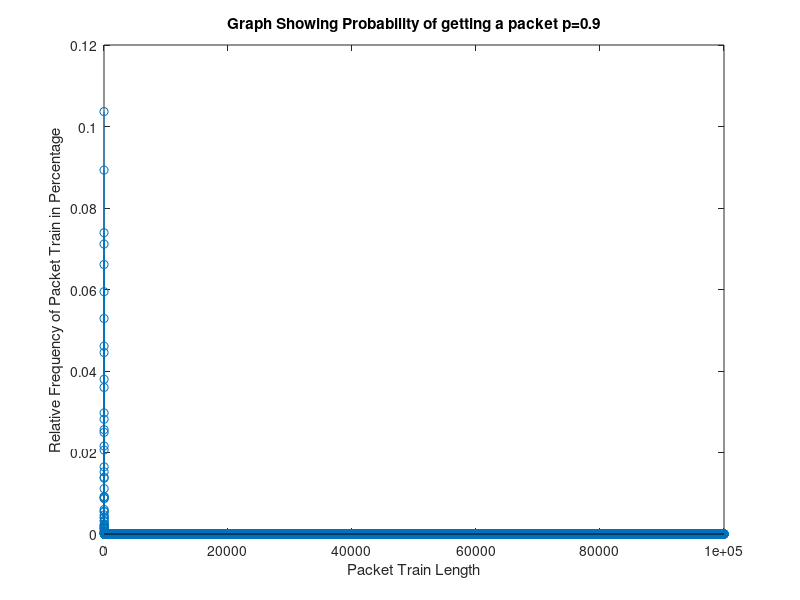

This figure's MATLAB source:
length = 100000; % this variable defines the lengh of your packet Train
probability= .9;% this variable defines the probability that a particular time slot will have a packet
tracker= zeros(1,length);% tracker keeps track of the frequency a chain of consecutive packets occurs
train = zeros(1,length); % The Packet train 1x100000 (=row vector) containing 100000 zeros.
pointer1=1;% pointer for packet train 
counter=0; % counter variabel that keeps trck of how long a chain of consecutive packets is 
while( length >= pointer1 )% run through the packet train and check every time slot
     x= rand;               % generate a random number
    if x <=probability     
       train(pointer1) = 1; % this time slot should have a packet
       counter=counter +1 ;% increment the counter variable which keeps track of how long a chain is
    elseif counter==0 
    else
         tracker(counter)= tracker(counter)+1; % you have reached the end of a chain time to record data
         counter=0; %reset counter variable
    end
  pointer1 = pointer1 + 1;% continue to move throught the packet train
end
bottomFreq=sum(tracker); % calculate the total number of chains found
totFreq=tracker/bottomFreq;% calculate the frequency of chains of varying sizes
stem(totFreq)   % plot graph
title('Graph Showing Probability of getting a packet p=0.9')
xlabel('Packet Train Length')
ylabel('Relative Frequency of Packet Train in Percentage')
%axis([0 100 0 1])

















